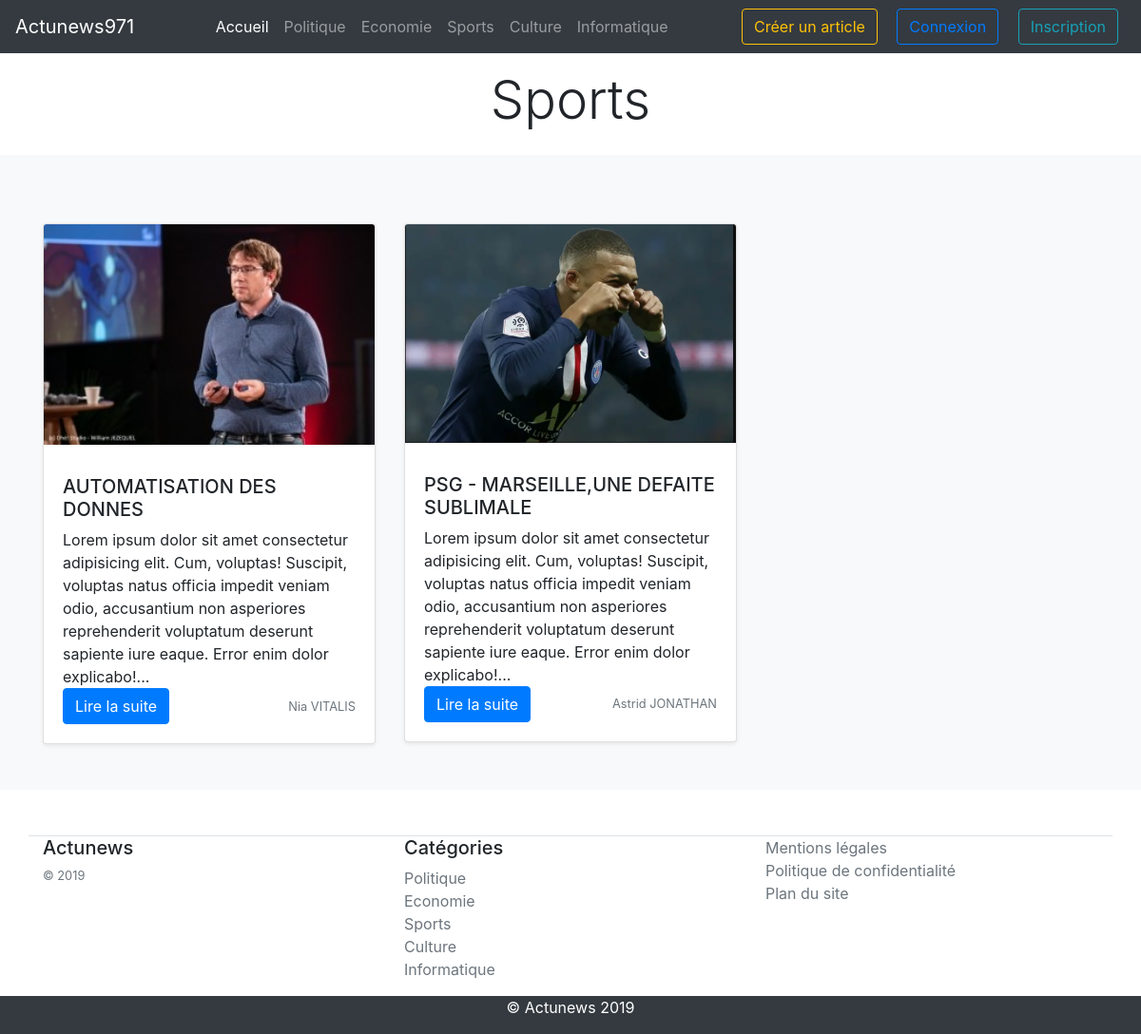
Screenshot of /categorie.php?nom_categorie=Sports&id_categorie=3 with the database file from the repository.
### tables this page shows
CREATE TABLE `categorie` (
  `id` int(11) NOT NULL,
  `nom` varchar(50) NOT NULL
);

CREATE TABLE `article` (
  `id` int(11) NOT NULL,
  `titre` varchar(256) NOT NULL,
  `contenu` text NOT NULL,
  `image` varchar(256) NOT NULL,
  `date_creation` timestamp NOT NULL DEFAULT current_timestamp(),
  `categorie_id` int(11) NOT NULL,
  `auteur_id` int(11) NOT NULL
);

CREATE TABLE `auteur` (
  `id` int(11) NOT NULL,
  `prenom` varchar(80) NOT NULL,
  `nom` varchar(80) NOT NULL,
  `email` varchar(80) NOT NULL,
  `password` varchar(256) NOT NULL
);

### functions/categorie.php (called while the page is built)
<?php
function getCategories() {
    global $db;
    $query = $db->query('SELECT * FROM categorie');
    return $query->fetchAll();
}

### functions/global.php (called while the page is built, shortened)
<?php
function isOnline(){
    return isset($_SESSION['auteur']) ? $_SESSION['auteur'] : false;
}
 function summarize($text){
    $string = strip_tags($text);
    return $string . '...';
 }

### functions/article.php (called while the page is built, shortened)
<?php
function  getArticlesByCategorieId($categorie_id) {
    global $db;
    $sql= 'SELECT *, article.id AS "id"  FROM article, auteur WHERE
    article.auteur_id = auteur.id AND article.categorie_id = :id';
    $query = $db->prepare($sql);
    $query->bindValue(':id', $categorie_id);
    $query->execute();
    return $query->fetchAll();
}

### categorie.php (the view, shortened to what this page needs)
<?php
require_once(__DIR__ . '/partials/header.php');
    $id_categorie = (isset($_GET['id_categorie'])) ? $_GET['id_categorie'] : 0;
    $articles = getArticlesByCategorieId($id_categorie);
?>
<div class="p-3 mx-auto text-center">
    <h1 class="display-4"><?= $_GET['nom_categorie'] ?></h1>
</div>
<div class="py-5 bg-light">
    <div class="container ">
        <div class="row">
                <?php foreach ($articles as $article) { ?>
            <div class="col-md-4 mt-4">
                <div class="card shadow-sm">
                    <img class="card-img-top" src="assets/img/article/<?=$article['image']?>" alt="<?=$article['titre']?>">
                    <div class="card-body">
                        <h5 class="card-title"><?=$article['titre']?></h5>
                        <div class="card-text">
                            <?= summarize($article['contenu'])?>
                        </div>
                        <div class="d-flex justify-content-between align-items-center">
                            <a href="article.php?id_article=<?=$article['id']?>" class="btn btn-primary">Lire la suite</a>
                            <small class="text-muted"><?=$article['prenom']. ' '.$article['nom'] ?></small>
                        </div>
                    </div>
                </div>
            </div>
        <?php } ?>
        </div>
    </div>
</div>
<?php
require_once(__DIR__ . '/partials/footer.php');
?>

### partials/header.php (shortened to what this page needs)
<?php
    require_once(__DIR__ . '/../functions/global.php');
    require_once(__DIR__ . '/../config/database.php');
    require_once(__DIR__ . '/../functions/categorie.php');
    require_once(__DIR__ . '/../functions/article.php');
    $categories  =  getCategories();
    $auteurIsLogged = isOnline();
?>
<!DOCTYPE html>
<html lang="fr">
<head>
    <link rel="stylesheet" href="https://stackpath.bootstrapcdn.com/bootstrap/4.3.1/css/bootstrap.min.css">
    <link rel="stylesheet" href="assets/css/style.css">
</head>
<body>
    <nav class="navbar navbar-expand-lg navbar-dark bg-dark">
        <a class="navbar-brand" href="index.php">Actunews971</a>
        <div class="collapse navbar-collapse" id="navbarNav">
            <ul class="navbar-nav mx-auto text-center">
                <li class="nav-item active">
                    <a class="nav-link" href="index.php">Accueil <span class="sr-only">(current)</span></a>
                </li>
                <?php foreach ($categories as $categorie) {?>
                    <li class="nav-item">
                    <a class="nav-link" href="categorie.php?nom_categorie=<?= $categorie['nom'] ?>&id_categorie=<?= $categorie['id'] ?>">
                        <?= $categorie['nom'] ?></a>
                </li>
                <?php } ?>
            </ul>
            <div class="text-right">
                <a class="nav-item btn btn-outline-warning mx-2" href="creer-un-article.php">Créer un article</a>
                <?php if ($auteurIsLogged){ ?>
                    <span class="navbar-text mx-2">Bonjour <strong><?= $auteurIsLogged['prenom']?></strong></span>
                    <a class="nav-item btn btn-outline-primary mx-2" href="deconnexion.php">Déconnexion</a>
                <?php } else { ?>
                <a class="nav-item btn btn-outline-primary mx-2" href="connexion.php">Connexion</a>
                <a class="nav-item btn btn-outline-info mx-2" href="inscription.php">Inscription</a>
                <?php } ?>
            </div>
        </div>
    </nav>

### partials/footer.php (shortened to what this page needs)
    <footer class="mt-4 pt-4 ">
        <div class="container border-top">
        <div class="row">
            <div class="col-12 col-md">
                <h5>Actunews</h5>
                <small class="d-block text-muted">&copy; <?= date('Y')?></small>
            </div>
            <div class="col-6 col-md">
                <h5>Catégories</h5>
                <ul class="list-unstyled">
                    <?php foreach ($categories as $categorie) {?>
                        <li>
                            <a href="categorie.php?nom_categorie= <?= $categorie['nom'] ?>&
                    id_categorie= <?= $categorie['id']?>" class="text-muted"><?= $categorie['nom'] ?></a>
                        </li>
                    <?php } ?>
                </ul>
            </div>
            <div class="col-6 col-md">
                <ul class="list-unstyled">
                    <li><a href="#" class="text-muted">Mentions légales</a></li>
                    <li><a href="#" class="text-muted">Politique de confidentialité</a></li>
                    <li><a href="#" class="text-muted">Plan du site</a></li>
                </ul>
            </div>
        </div>
    </div>
      <div class="container-fluid bg-dark">
          <div class="row">
              <div class="col">
                  <p class="text-center text-white">&copy; Actunews 2019</p>
              </div>
          </div>
      </div>
</footer>
</body>
</html>

### rows the page displays
categorie: nom "Politique"
categorie: nom "Economie"
categorie: nom "Sports"
categorie: nom "Culture"
categorie: nom "Informatique"
article: image (picture), titre "AUTOMATISATION DES DONNES", contenu "Lorem ipsum dolor sit amet consectetur adipisicing elit. Cum, voluptas! Suscipit, voluptas natus officia impedit veniam odio, accusantium non asperiores reprehenderit voluptatum deserunt sapiente iure eaque. Error enim dolor explicabo!...", auteur.prenom "Nia", auteur.nom "VITALIS"
article: image (picture), titre "PSG - MARSEILLE,UNE DEFAITE SUBLIMALE", contenu "Lorem ipsum dolor sit amet consectetur adipisicing elit. Cum, voluptas! Suscipit, voluptas natus officia impedit veniam odio, accusantium non asperiores reprehenderit voluptatum deserunt sapiente iure eaque. Error enim dolor explicabo!...", auteur.prenom "Astrid", auteur.nom "JONATHAN"

### other values shown
$_GET['nom_categorie'] "Sports"
